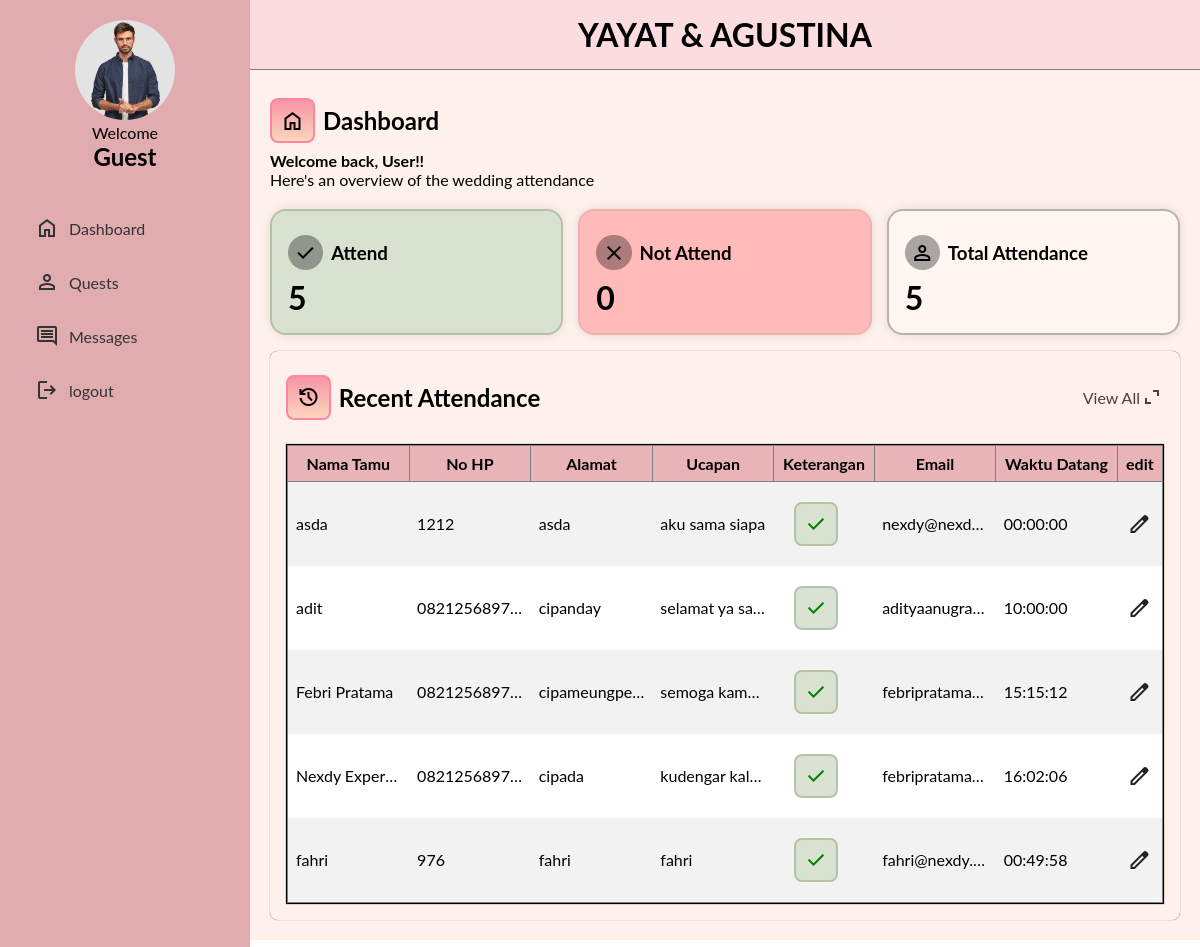
The app's page /project-guestbook/dashboard.php with its own data.
### tables this page shows
CREATE TABLE `tamu` (
  `id_tamu` int NOT NULL,
  `nama_tamu` varchar(100) DEFAULT NULL,
  `no_hp` varchar(16) DEFAULT NULL,
  `alamat` text,
  `ucapan` text,
  `keterangan` enum('hadir','tidak_hadi','belum_konfirmasi') DEFAULT NULL,
  `email` varchar(100) DEFAULT NULL,
  `waktu_datang` time NOT NULL
);

### project-guestbook/dashboard.php (the view, shortened to what this page needs)
<?php
include 'app/koneksi.php';
$d_hadir = mysqli_fetch_assoc(mysqli_query($koneksi, "SELECT COUNT(*) as total FROM tamu WHERE keterangan='hadir'"));
$total_hadir = $d_hadir['total'];
$d_tidak = mysqli_fetch_assoc(mysqli_query($koneksi, "SELECT COUNT(*) as total FROM tamu WHERE keterangan='tidak_hadir'"));
$total_tidak = $d_tidak['total'];
$d_total = mysqli_fetch_assoc(mysqli_query($koneksi, "SELECT COUNT(*) as total FROM tamu"));
$total_semua = $d_total['total'];
?>
<!doctype html>
<html lang="en">
  <head>
    <link rel="stylesheet" href="https://cdnjs.cloudflare.com/ajax/libs/animate.css/4.1.1/animate.min.css" />
    <link href="https://unpkg.com/aos@2.3.1/dist/aos.css" rel="stylesheet">
  </head>
  <body>
    <main class="dashboard-container">
      <div class="dashboard-header">
      </div>
      <div class="dashboard-navbar" id="sidebar">
        <?php include "layout/navbar.php"?>
      </div>
      <div class="dashboard-content">
        <div class="content ">
          <div class="icon animate__animated animate__fadeInDown">
              <span class="material-symbols-outlined icon-box">home</span>
              <h2 class="animate__animated animate__fadeInDown">Dashboard</h2>
          </div>
          <h4 class="animate__animated animate__fadeInDown">Welcome back, User!!</h4>
          <p class="animate__animated animate__fadeInDown">Here's an overview of the wedding attendance</p>
          <div class="card-container">
            <div class="rectangle background-1" data-aos="fade-up" data-aos-duration="3000"
              data-aos-anchor-placement="center-center">
              <div class="card-title">
                <div class="icon">
                  <span class="material-symbols-outlined icon-circle">check</span>
                  <h3>Attend</h3>
                </div>
                <h1><?= $total_hadir; ?></h1>
              </div>
            </div>
            <div class="rectangle background-2" data-aos="fade-up" data-aos-duration="3000"
            data-aos-anchor-placement="center-center">
              <div class="card-title">
                <div class="icon">
                  <span class="material-symbols-outlined icon-circle">close</span>
                  <h3>Not Attend</h3>
                </div>
                <h1><?= $total_tidak; ?></h1>
              </div>
            </div>
            <div class="rectangle background-3" data-aos="fade-up" data-aos-duration="3000" data-aos-anchor-placement="center-center">
              <div class="card-title">
                <div class="icon">
                  <span class="material-symbols-outlined icon-circle">person</span>
                  <h3>Total Attendance</h3>
                </div>
                <h1><?= $total_semua; ?></h1>
              </div>
            </div>
          </div>
          <div class="attendance" data-aos="fade-up" data-aos-duration="3000">
              <div class="attendance-header">
              <div class="icon">
                  <span class="material-symbols-outlined icon-box">history</span>
                  <h2>Recent Attendance</h2>
              </div>
              <a href="view.php">View All<span class="material-symbols-outlined">expand_content</span></a>
            </div>
            <div class="list-attendance">
              <table border="1" cellspacing="0" cellpadding="0">
                <tr>
                  <th>Nama Tamu</th>
                  <th>No HP</th>
                  <th>Alamat</th>
                  <th>Ucapan</th>
                  <th>Keterangan</th>
                  <th>Email</th>
                  <th>Waktu Datang</th>
                  <th>edit</th>
                </tr>
                <?php
                  $query = mysqli_query($koneksi, "SELECT * FROM tamu");
                  while ($data = mysqli_fetch_array($query)) {
                    $status =  $data['keterangan'];
                     $value = $status === 'hadir' ? 'Check' : ($status === 'tidak_hadir' ? 'Close' : 'Help');
                    echo "<tr>";
                    echo "<td>" . $data['nama_tamu'] . "</td>";
                    echo "<td>" . $data['no_hp'] . "</td>";
                    echo "<td>" . $data['alamat'] . "</td>";
                    echo "<td>" . $data['ucapan'] . "</td>";
                    echo "<td class=\"material-symbols-outlined status-icon \">" . $value . "</td>";
                    echo "<td>" . $data['email'] . "</td>";
                    echo "<td>" . $data['waktu_datang'] . "</td>";
                    echo "<td> <a href='edit.php?id=" . $data['id_tamu'] .
                    "'class='icon-edit'  style='display: flex; justify-content: center;'>
                    <span class='material-symbols-outlined icon'>edit</span>
                    </a>
                    </td>";
                  }
                  ?>
              </table>
            </div>
          </div>
        </div>
      </div>
    </main>
  </body>
</html>

### records on screen
tamu: nama_tamu "asda", no_hp "1212", alamat "asda", ucapan "aku sama siapa", email "nexdy@nexd…", waktu_datang "00:00:00"
tamu: nama_tamu "adit", no_hp "0821256897…", alamat "cipanday", ucapan "selamat ya sa…", email "adityaanugra…", waktu_datang "10:00:00"
tamu: nama_tamu "Febri Pratama", no_hp "0821256897…", alamat "cipameungpe…", ucapan "semoga kam…", email "febripratama…", waktu_datang "15:15:12"
tamu: nama_tamu "Nexdy Experi…", no_hp "0821256897…", alamat "cipada", ucapan "kudengar kal…", email "febripratama…", waktu_datang "16:02:06"
tamu: nama_tamu "fahri", no_hp "976", alamat "fahri", ucapan "fahri", email "fahri@nexdy.…", waktu_datang "00:49:58"

### other values on screen
$_SESSION['username'] "Guest"
$total_hadir "5"
$total_tidak "0"
$total_semua "5"
